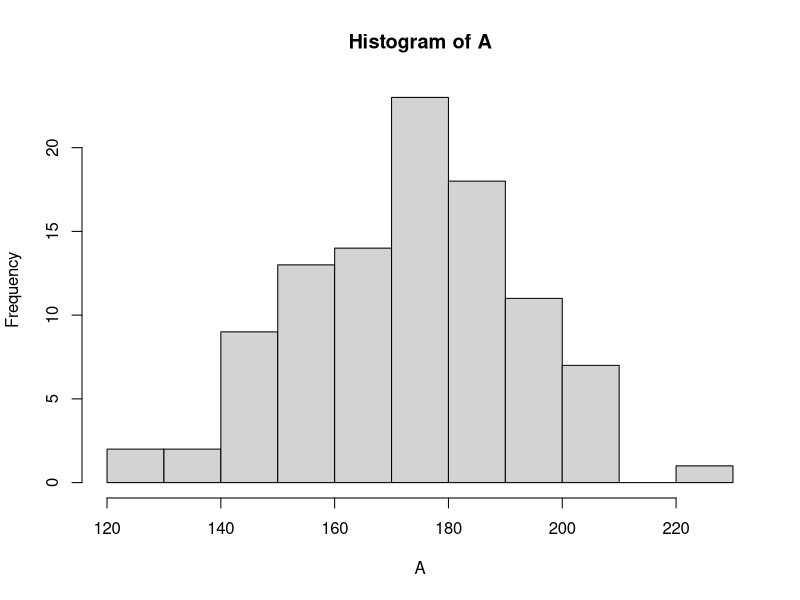

Generate this figure with R:

##### Zadacha 1
samp_heights=rnorm(500, 172, 20)
A=sample(samp_heights, 100, replace = TRUE)

A[1:5]
summary(A)
hist(A)

sum(A<8)

pnorm(172, mean = 172,sd = 20)
pnorm(182, mean = 172, sd = 20, lower.tail = FALSE)

pnorm(182, mean = 172, sd = 20)-pnorm(172, mean = 172,sd = 20)

qnorm(0.28 + pnorm(172, mean = 172, sd = 20), mean = 172, sd = 20)


##### Zadacha 2
prop.test(5, 25, p = 0.21, alternative = "less")


##### Zadacha 3

samp_men=c(43, 54, 89, 89, 64, 45, 92, 96, 100, 98, 82, 73, 78, 33, 58, 88, 86)
samp_women=c(55, 65, 55, 58, 69, 74, 34, 98, 78, 99, 99, 76, 69, 79, 56, 67, 78, 88, 91, 84, 87, 91)
t.test(samp_men, samp_women, var.equal = T)









